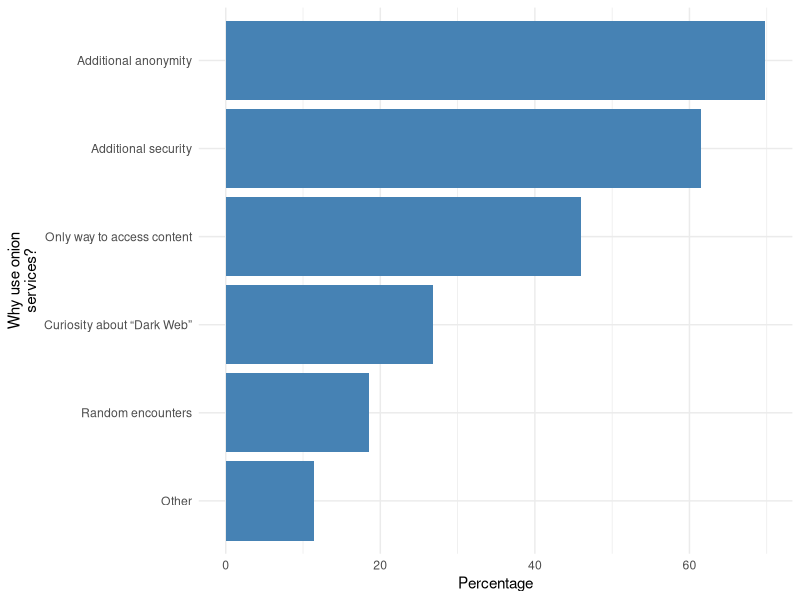

Reproduce this figure in R.
library(ggplot2)

cairo_pdf("onion-usage.pdf", height=1.4, width=4)

df <- data.frame(
    freq = c("Additional anonymity", "Additional security",
             "Only way to access content", "Random encounters",
             "Curiosity about “Dark Web”", "Other"),
    pct = c(69.83, 61.48, 45.92, 18.60, 26.76, 11.39)
)

df$freq <- factor(df$freq, levels = df$freq[order(df$pct)])

ggplot(data = df, aes(x = freq, y = pct)) +
       geom_bar(stat = "identity", fill = "steelblue") +
       labs(x = "Why use onion\nservices?") +
       labs(y = "Percentage") +
       coord_flip() +
       theme_minimal()

dev.off()
